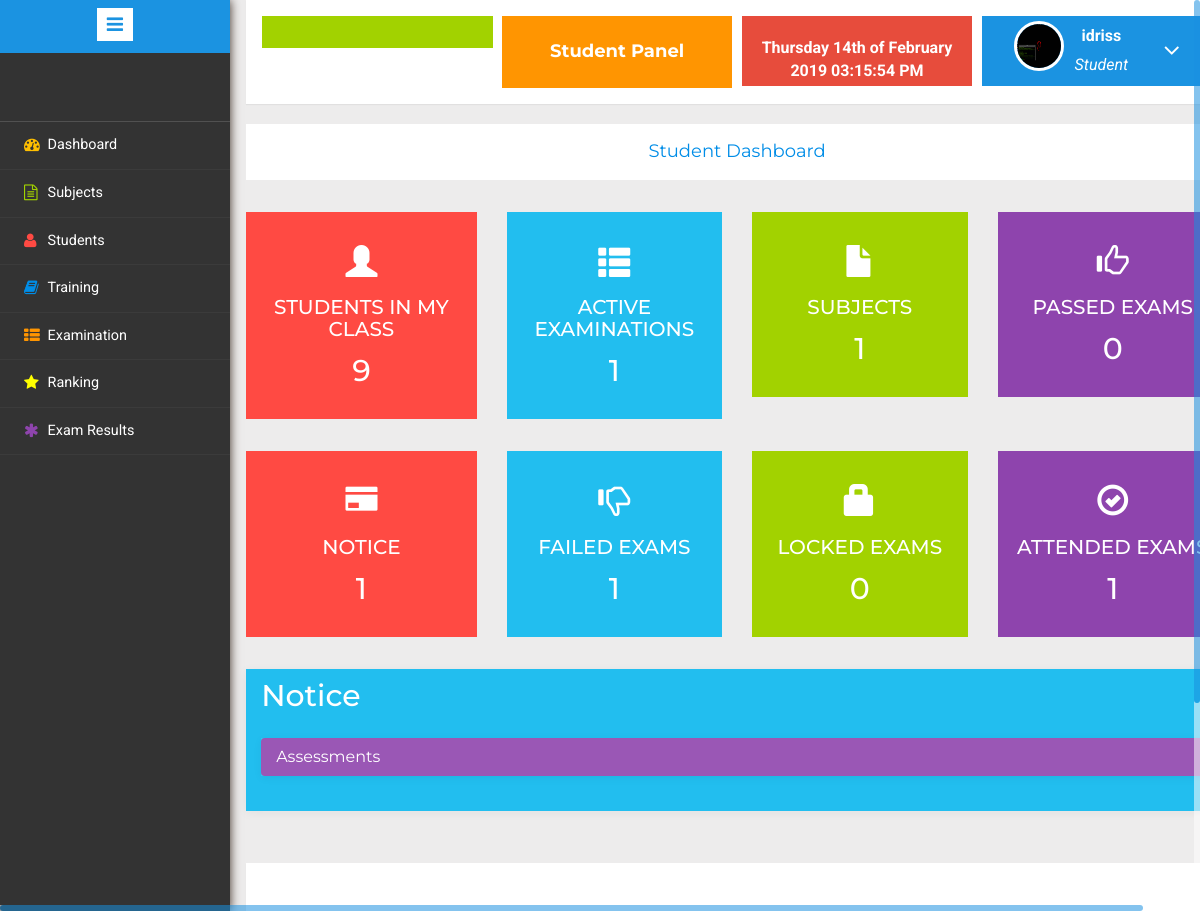
Page /student/index.php (signed in) on the committed database.
### tables this page shows
CREATE TABLE `studenttbl` (
  `studid` int(11) NOT NULL,
  `fname` varchar(50) NOT NULL,
  `lname` varchar(50) NOT NULL,
  `gender` varchar(20) NOT NULL,
  `blood` varchar(20) NOT NULL,
  `email` varchar(50) NOT NULL,
  `phone` varchar(20) NOT NULL,
  `mobile` varchar(20) NOT NULL,
  `password` varchar(50) NOT NULL,
  `cpassword` varchar(50) NOT NULL,
  `dob` date NOT NULL,
  `address` varchar(50) NOT NULL,
  `deptname` varchar(20) NOT NULL,
  `catname` varchar(20) NOT NULL,
  `file` varchar(50) NOT NULL,
  `status` tinyint(1) NOT NULL
);

CREATE TABLE `noticetbl` (
  `noteid` int(11) NOT NULL,
  `notice` varchar(100) NOT NULL,
  `description` varchar(500) NOT NULL,
  `postdate` varchar(50) NOT NULL
);

### student/checkstud.php (called while the page is built, shortened)
<?php
$student_check= $_SESSION["studentid"];
$ses_sql=mysql_query("select * from studenttbl where studid = '$student_check'");
$row = mysql_fetch_assoc($ses_sql);
$my_fname =$row['fname'];
$my_file=$row['file'];
?>

### student/fetch_records.php (called while the page is built, shortened)
<?php
include('checkstud.php');
$students_in_my_class = 0;
$active_examinations = 0;
$my_subjects = 0;
$passed_exam = 0;
$failed_exam = 0;
$attended_exams = 0;
$locked_exams = 0;
$notice = 0;

### student/index.php (the view, shortened to what this page needs)
<!DOCTYPE HTML>
<html>
<head>
</head>
<body>
<div class="page-container">
<div class="left-content">
<div class="mother-grid-inner">
<?php
if($_SESSION["studentid"]==true)
{
include("fetch_records.php")
?>
<?php include("header.php"); ?>
	<ol class="breadcrumb">
                <center><li class="breadcrumb-item"><h4><a href="">Student Dashboard</a></h4></li></center>
            </ol>
		<div class="four-grids">
					<div class="col-md-3 four-grid">
						<div class="four-agileits">
							<div class="icon">
								<i class="glyphicon glyphicon-user" aria-hidden="true"></i>
							</div>
							<div class="four-text">
								<h3>STUDENTS IN MY CLASS</h3>
								<h4> <?php echo number_format( $students_in_my_class++); ?>  </h4>
							</div>
						</div>
					</div>
					<div class="col-md-3 four-grid">
						<div class="four-agileinfo">
							<div class="icon">
								<i class="glyphicon glyphicon-th-list" aria-hidden="true"></i>
							</div>
							<div class="four-text">
								<h3>ACTIVE EXAMINATIONS</h3>
								<h4><?php echo number_format($active_examinations); ?></h4>
							</div>
						</div>
					</div>
					<div class="col-md-3 four-grid">
						<div class="four-w3ls">
							<div class="icon">
								<i class="glyphicon glyphicon-file" aria-hidden="true"></i>
							</div>
							<div class="four-text">
								<h3>SUBJECTS</h3>
								<h4><?php echo number_format($my_subjects); ?></h4>
							</div>
						</div>
					</div>
					<div class="col-md-3 four-grid">
						<div class="four-wthree">
							<div class="icon">
								<i class="glyphicon glyphicon-thumbs-up" aria-hidden="true"></i>
							</div>
							<div class="four-text">
								<h3>PASSED EXAMS</h3>
								<h4><?php echo number_format($passed_exam); ?></h4>
							</div>
						</div>
					</div>
					<div class="clearfix"></div>
				</div>
		<div class="four-grids">
					<div class="col-md-3 four-grid">
						<div class="four-agileits">
							<div class="icon">
								<i class="glyphicon glyphicon-credit-card" aria-hidden="true"></i>
							</div>
							<div class="four-text">
								<h3>NOTICE</h3>
								<h4><?php echo number_format($notice); ?>  </h4>
							</div>
						</div>
					</div>
					<div class="col-md-3 four-grid">
						<div class="four-agileinfo">
							<div class="icon">
								<i class="glyphicon glyphicon-thumbs-down" aria-hidden="true"></i>
							</div>
							<div class="four-text">
								<h3>FAILED EXAMS</h3>
								<h4><?php echo number_format($failed_exam); ?></h4>
							</div>
						</div>
					</div>
					<div class="col-md-3 four-grid">
						<div class="four-w3ls">
							<div class="icon">
								<i class="glyphicon glyphicon-lock" aria-hidden="true"></i>
							</div>
							<div class="four-text">
								<h3>LOCKED EXAMS</h3>
								<h4><?php echo number_format($locked_exams); ?></h4>
							</div>
						</div>
					</div>
					<div class="col-md-3 four-grid">
						<div class="four-wthree">
							<div class="icon">
								<i class="glyphicon glyphicon-ok-circle" aria-hidden="true"></i>
							</div>
							<div class="four-text">
								<h3>ATTENDED EXAMS</h3>
								<h4><?php echo number_format($attended_exams); ?></h4>
							</div>
						</div>
					</div>
					<div class="clearfix"></div>
				</div>
	          <div class="four-grids " >
                            <div class="panel panel-white" style="background-color: #22beef;">
                                <div class="panel-heading">
                                    <h4 class="panel-title">Notice</h4>
                                </div>
                                <div class="panel-body">
                          <div class="panel-group" id="accordion" role="tablist" aria-multiselectable="true">
                            <?php
							$sql = "SELECT * FROM noticetbl ORDER by noteid DESC";
                            $result = mysql_query($sql);
                            if (mysql_num_rows($result) > 0) {
                           $tabno = 1;
                            while($row = mysql_fetch_assoc($result)) {
                            print '
							<div class="panel panel-default">
                            <div class="panel-heading" role="tab" id="heading'.$tabno.'">
                            <h5 class="panel-title">
                            <a class="collapsed" data-toggle="collapse" data-parent="#accordion" href="#collapse'.$tabno.'" aria-expanded="false" aria-controls="collapse'.$tabno.'">
                            '.$row['notice'].'
                            </a>
                            </h5>
                            </div>
                            <div id="collapse'.$tabno.'" class="panel-collapse collapse" role="tabpanel" aria-labelledby="heading'.$tabno.'">
                            <div class="panel-body">
                            '.$row['description'].'
							<hr><i class="fa fa-calendar"></i> '.$row['postdate'].' | <i class="fa fa-refresh"></i> '.$row['lastupdate'].'
                            </div>
                            </div>
                            </div>';
					       $tabno++;
                             }
                            } else {
                        print '
						<div class="alert alert-info" role="alert">
                          Nothing was found in database.
                        </div>';
                             }
							?>
                                        </div>
                                </div>
                            </div>
                        </div>
<?php include("footer.php"); ?>
	<?php include("sidebar.php"); ?>
	<?php }
else
	header('location:login.php');
?>
</body>
</html>

### student/header.php (shortened to what this page needs)
<!DOCTYPE HTML>
<html>
<head>
<link href="css/bootstrap.min.css" rel='stylesheet' type='text/css' />
<link href="css/style.css" rel='stylesheet' type='text/css' />
<link rel="stylesheet" href="css/morris.css" type="text/css"/>
<link href="css/font-awesome.css" rel="stylesheet">
<link rel="stylesheet" href="css/jquery-ui.css">
<link rel="stylesheet" href="css/icon-font.min.css" type='text/css' />
<link rel="stylesheet" href="css/table-style.css" type='text/css' />
</head>
<body>
<?php include("checkstud.php"); ?>
				<div class="header-main">
					<div class="logo-w3-agile">
							</div>
					<div class="w3layouts-left">
								<div class="">
									<h4><b><font color="white"><center> Student Panel</center></font></b></h4>
								</div>
						 </div>
						 <div class="w3layouts-right">
							<div class="profile_details_left">
								<b><font color="white"><?php  date_default_timezone_set( "Asia/Kolkata");
								echo date("l jS \of F Y h:i:s A"); ?></font></b><br>
							</div>
						</div>
						<div class="profile_details w3l">
								<ul>
									<li class="dropdown profile_details_drop">
										<a href="#" class="dropdown-toggle" data-toggle="dropdown" aria-expanded="false">
											<div class="profile_img">
												<span class="prfil-img"><?php echo($my_file!=NULL)?'<img src="uploaded/'.$my_file.'" >' :'' ;?> </span>
												<div class="user-name">
													<p><?php echo $my_fname;?></p>
													<span>Student</span>
												</div>
												<i class="fa fa-angle-down"></i>
												<div class="clearfix"></div>
											</div>
										</a>
									</li>
								</ul>
							</div>
				</div>
			</body>
</body>
</html>

### student/header.php (style rules this page uses)
.w3layouts-right { width: 10px; height: 70px; }

### rows in the picture
studenttbl: file (picture), fname "idriss"
noticetbl: notice "Assessments"

### other values in the picture
$students_in_my_class++ "9"
$active_examinations "1"
$my_subjects "1"
$passed_exam "0"
$notice "1"
$failed_exam "1"
$locked_exams "0"
$attended_exams "1"
